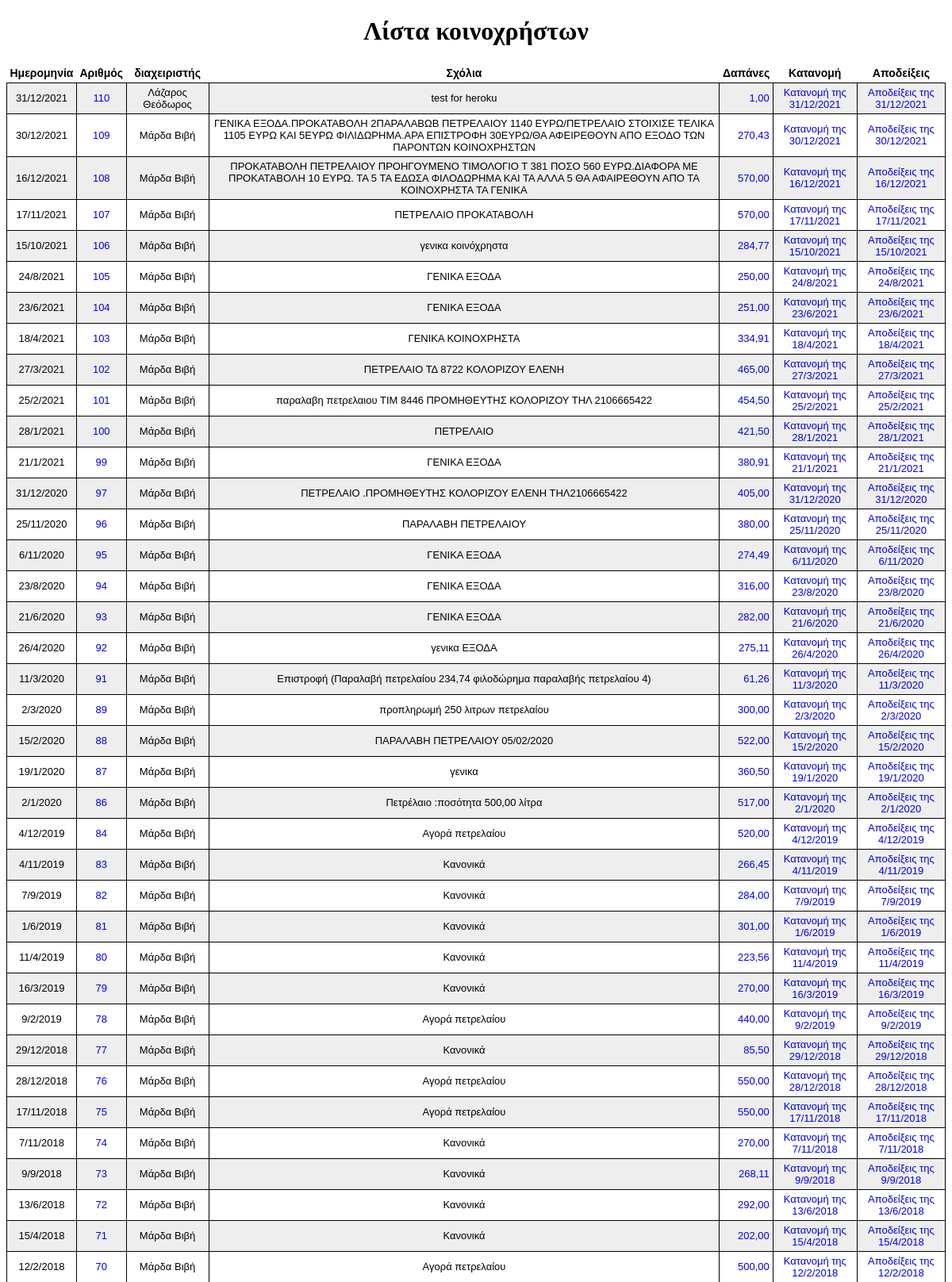
The app's page / (signed in, upper part) with its own data.
### koi/models.py (models this page shows, shortened)
class Koinoxrista(models.Model):
    ekdosi = models.DateField('Ημερομηνία', unique=True)
    diaxeiristis = models.ForeignKey(
        Diaxeiristis, on_delete=models.CASCADE, verbose_name='Διαχειριστής')
    sxolia = models.TextField(verbose_name='Σχόλια')
    url = models.URLField(max_length=200, verbose_name='Αρχεία', default='#')
    published = models.BooleanField(default=False)
    @property
    def ekdosi_gr(self):
        return f'{self.ekdosi.day}/{self.ekdosi.month}/{self.ekdosi.year}'
    def totals(self):
        tval = 0
        for el in self.dapanes_set.values():
            tval += float(el['value'])
        return greek_utils.grnum(tval)
    class Meta:
        ordering = ['-ekdosi', 'id']
        verbose_name = 'Κοινόχρηστα'
        verbose_name_plural = 'Κοινόχρηστα'

class Diaxeiristis(models.Model):
    name = models.CharField(max_length=50, verbose_name='Όνομα')
    date_from = models.DateField(verbose_name='Ημ/νία ανάληψης καθηκόντων')
    SEX_CHOICES = [(1, 'Άντρας'), (2, 'Γυναίκα')]
    sex = models.IntegerField(
        choices=SEX_CHOICES, default=1, verbose_name='Φύλο')
    class Meta:
        unique_together = ['name', 'date_from']
        verbose_name = 'Διαχειριστής'
        verbose_name_plural = 'Διαχειριστές'
    def __str__(self):
        return f'{self.name}'

### koi/views.py (the view)
# urls.py: path('', views.IndexView.as_view(), name='index'),
class IndexView(generic.ListView):
    template_name = 'koi/index.html'
    context_object_name = 'koinoxrista_list'
    def get_queryset(self):
        return mdl.Koinoxrista.objects.filter(published=True).order_by('-ekdosi')

### utils/greek_utils.py (called while the page is built)
def grnum(num):
    if num == 0:
        return ''
    return f'{num:,.2f}'.replace(',', '|').replace('.', ',').replace('|', '.')

### koi/templates/koi/index.html (shortened to what this page needs)
{% load static %}
{% if koinoxrista_list %}
<!DOCTYPE html>
<html>
  <head>
    <link rel="stylesheet" type="text/css" href="{% static 'koi/tbllandscape.css' %}">
  </head>
  <body>
    <h1 align="center"><b>Λίστα κοινοχρήστων</b></h1>
    <table cellspacing="0">
      <tbody>
        <tr>
          <th align="center">Ημερομηνία</th>
          <th align="center">Αριθμός</th>
          <th align="center">διαχειριστής</th>
          <th align="center">Σχόλια</th>
          <th align="center">Δαπάνες</th>
          <th align="center">Κατανομή</th>
          <th align="center">Αποδείξεις</th>
        </tr>
        {% for koin in koinoxrista_list %}
        <tr>
          <td align="center">{{ koin.ekdosi_gr }}</td>
          {% if user.is_authenticated %}
          <td align="center"><a href="{% url 'admin:koi_koinoxrista_change' koin.id %}">{{ koin.id }}</a></td>
          {% else %}
          <td align="center">{{ koin.id }}</td>
          {% endif %}
          <td align="center">{{ koin.diaxeiristis }}</td>
          <td align="center">{{ koin.sxolia }}</td>
          <td align="right"><a href="{% url 'koi:dapanes' koin.id %}">{{ koin.totals }}</a></td>
          <td align="center"><a href="{% url 'koi:katanomi' koin.id %}">Κατανομή της {{ koin.ekdosi_gr }}</a>
          </td>
          {% if user.is_authenticated %}
          <td align="center"><a href="{% url 'koi:apodeijeis' koin.id %}">Αποδείξεις της
              {{ koin.ekdosi_gr }}</a></td>
          {% else %}
          <td align="center"></td>
          {% endif %}
        </tr>
        {% endfor %}
      </tbody>
    </table>
    <br>
    <br>
  </body>
</html>
{% else %}
<p>Δεν υπάρχουν καταχωρημένες κοινόχρηστες δαπάνες</p>
{% endif %}

### koi/static/koi/tbllandscape.css (style rules this page uses)
a:link { text-decoration: none; }
table { font-family: arial, sans-serif; border-collapse: collapse; width: 100%; }
td, th { border: 1px solid #000000; padding: 4px; }
th { font-size: 14px; }
td { font-size: 13px; }
tr:nth-child(even) { background-color: #eeeeee; }
.tableNoOutline td, th { border: 0px solid #000000; padding: 4px; }

### records on screen
Koinoxrista: ekdosi_gr "31/12/2021", id "110", diaxeiristis "Λάζαρος Θεόδωρος", sxolia "test for heroku", totals "1,00"
Koinoxrista: ekdosi_gr "30/12/2021", id "109", diaxeiristis "Μάρδα Βιβή", sxolia "ΓΕΝΙΚΑ ΕΞΟΔΑ.ΠΡΟΚΑΤΑΒΟΛΗ 2ΠΑΡΑΛΑΒΩΒ ΠΕΤΡΕΛΑΙΟΥ 1140 ΕΥΡΩ/ΠΕΤΡΕΛΑΙΟ ΣΤΟΙΧΙΣΕ ΤΕΛΙΚΑ 1105 ΕΥΡΩ ΚΑΙ 5ΕΥΡΩ ΦΙΛΙΔΩΡΗΜΑ.ΑΡΑ ΕΠΙΣΤΡΟΦΗ 30ΕΥΡΩ/ΘΑ ΑΦΕΙΡΕΘΟΥΝ ΑΠΟ ΕΞΟΔΟ ΤΩΝ ΠΑΡΟΝΤΩΝ ΚΟΙΝΟΧΡΗΣΤΩΝ", totals "270,43"
Koinoxrista: ekdosi_gr "16/12/2021", id "108", diaxeiristis "Μάρδα Βιβή", sxolia "ΠΡΟΚΑΤΑΒΟΛΗ ΠΕΤΡΕΛΑΙΟΥ ΠΡΟΗΓΟΥΜΕΝΟ ΤΙΜΟΛΟΓΙΟ Τ 381 ΠΟΣΟ 560 ΕΥΡΩ.ΔΙΑΦΟΡΑ ΜΕ ΠΡΟΚΑΤΑΒΟΛΗ 10 ΕΥΡΩ. ΤΑ 5 ΤΑ ΕΔΩΣΑ ΦΙΛΟΔΩΡΗΜΑ ΚΑΙ ΤΑ ΑΛΛΑ 5 ΘΑ ΑΦΑΙΡΕΘΟΥΝ ΑΠΟ ΤΑ ΚΟΙΝΟΧΡΗΣΤΑ ΤΑ ΓΕΝΙΚΑ", totals "570,00"
Koinoxrista: ekdosi_gr "17/11/2021", id "107", diaxeiristis "Μάρδα Βιβή", sxolia "ΠΕΤΡΕΛΑΙΟ ΠΡΟΚΑΤΑΒΟΛΗ", totals "570,00"
Koinoxrista: ekdosi_gr "15/10/2021", id "106", diaxeiristis "Μάρδα Βιβή", sxolia "γενικα κοινόχρηστα", totals "284,77"
Koinoxrista: ekdosi_gr "24/8/2021", id "105", diaxeiristis "Μάρδα Βιβή", sxolia "ΓΕΝΙΚΑ ΕΞΟΔΑ", totals "250,00"
Koinoxrista: ekdosi_gr "23/6/2021", id "104", diaxeiristis "Μάρδα Βιβή", sxolia "ΓΕΝΙΚΑ ΕΞΟΔΑ", totals "251,00"
Koinoxrista: ekdosi_gr "18/4/2021", id "103", diaxeiristis "Μάρδα Βιβή", sxolia "ΓΕΝΙΚΑ ΚΟΙΝΟΧΡΗΣΤΑ", totals "334,91"
Koinoxrista: ekdosi_gr "27/3/2021", id "102", diaxeiristis "Μάρδα Βιβή", sxolia "ΠΕΤΡΕΛΑΙΟ ΤΔ 8722 ΚΟΛΟΡΙΖΟΥ ΕΛΕΝΗ", totals "465,00"
Koinoxrista: ekdosi_gr "25/2/2021", id "101", diaxeiristis "Μάρδα Βιβή", sxolia "παραλαβη πετρελαιου ΤΙΜ 8446 ΠΡΟΜΗΘΕΥΤΗΣ ΚΟΛΟΡΙΖΟΥ ΤΗΛ 2106665422", totals "454,50"
Koinoxrista: ekdosi_gr "28/1/2021", id "100", diaxeiristis "Μάρδα Βιβή", sxolia "ΠΕΤΡΕΛΑΙΟ", totals "421,50"
Koinoxrista: ekdosi_gr "21/1/2021", id "99", diaxeiristis "Μάρδα Βιβή", sxolia "ΓΕΝΙΚΑ ΕΞΟΔΑ", totals "380,91"
Koinoxrista: ekdosi_gr "31/12/2020", id "97", diaxeiristis "Μάρδα Βιβή", sxolia "ΠΕΤΡΕΛΑΙΟ .ΠΡΟΜΗΘΕΥΤΗΣ ΚΟΛΟΡΙΖΟΥ ΕΛΕΝΗ ΤΗΛ2106665422", totals "405,00"
Koinoxrista: ekdosi_gr "25/11/2020", id "96", diaxeiristis "Μάρδα Βιβή", sxolia "ΠΑΡΑΛΑΒΗ ΠΕΤΡΕΛΑΙΟΥ", totals "380,00"
Koinoxrista: ekdosi_gr "6/11/2020", id "95", diaxeiristis "Μάρδα Βιβή", sxolia "ΓΕΝΙΚΑ ΕΞΟΔΑ", totals "274,49"
Koinoxrista: ekdosi_gr "23/8/2020", id "94", diaxeiristis "Μάρδα Βιβή", sxolia "ΓΕΝΙΚΑ ΕΞΟΔΑ", totals "316,00"
Koinoxrista: ekdosi_gr "21/6/2020", id "93", diaxeiristis "Μάρδα Βιβή", sxolia "ΓΕΝΙΚΑ ΕΞΟΔΑ", totals "282,00"
Koinoxrista: ekdosi_gr "26/4/2020", id "92", diaxeiristis "Μάρδα Βιβή", sxolia "γενικα ΕΞΟΔΑ", totals "275,11"
Koinoxrista: ekdosi_gr "11/3/2020", id "91", diaxeiristis "Μάρδα Βιβή", sxolia "Επιστροφή (Παραλαβή πετρελαίου 234,74 φιλοδώρημα παραλαβής πετρελαίου 4)", totals "61,26"
Koinoxrista: ekdosi_gr "2/3/2020", id "89", diaxeiristis "Μάρδα Βιβή", sxolia "προπληρωμή 250 λιτρων πετρελαίου", totals "300,00"
Koinoxrista: ekdosi_gr "15/2/2020", id "88", diaxeiristis "Μάρδα Βιβή", sxolia "ΠΑΡΑΛΑΒΗ ΠΕΤΡΕΛΑΙΟΥ 05/02/2020", totals "522,00"
Koinoxrista: ekdosi_gr "19/1/2020", id "87", diaxeiristis "Μάρδα Βιβή", sxolia "γενικα", totals "360,50"
Koinoxrista: ekdosi_gr "2/1/2020", id "86", diaxeiristis "Μάρδα Βιβή", sxolia "Πετρέλαιο :ποσότητα 500,00 λίτρα", totals "517,00"
Koinoxrista: ekdosi_gr "4/12/2019", id "84", diaxeiristis "Μάρδα Βιβή", sxolia "Αγορά πετρελαίου", totals "520,00"
Koinoxrista: ekdosi_gr "4/11/2019", id "83", diaxeiristis "Μάρδα Βιβή", sxolia "Κανονικά", totals "266,45"
Koinoxrista: ekdosi_gr "7/9/2019", id "82", diaxeiristis "Μάρδα Βιβή", sxolia "Κανονικά", totals "284,00"
Koinoxrista: ekdosi_gr "1/6/2019", id "81", diaxeiristis "Μάρδα Βιβή", sxolia "Κανονικά", totals "301,00"
Koinoxrista: ekdosi_gr "11/4/2019", id "80", diaxeiristis "Μάρδα Βιβή", sxolia "Κανονικά", totals "223,56"
Koinoxrista: ekdosi_gr "16/3/2019", id "79", diaxeiristis "Μάρδα Βιβή", sxolia "Κανονικά", totals "270,00"
Koinoxrista: ekdosi_gr "9/2/2019", id "78", diaxeiristis "Μάρδα Βιβή", sxolia "Αγορά πετρελαίου", totals "440,00"
Koinoxrista: ekdosi_gr "29/12/2018", id "77", diaxeiristis "Μάρδα Βιβή", sxolia "Κανονικά", totals "85,50"
Koinoxrista: ekdosi_gr "28/12/2018", id "76", diaxeiristis "Μάρδα Βιβή", sxolia "Αγορά πετρελαίου", totals "550,00"
Koinoxrista: ekdosi_gr "17/11/2018", id "75", diaxeiristis "Μάρδα Βιβή", sxolia "Αγορά πετρελαίου", totals "550,00"
Koinoxrista: ekdosi_gr "7/11/2018", id "74", diaxeiristis "Μάρδα Βιβή", sxolia "Κανονικά", totals "270,00"
Koinoxrista: ekdosi_gr "9/9/2018", id "73", diaxeiristis "Μάρδα Βιβή", sxolia "Κανονικά", totals "268,11"
Koinoxrista: ekdosi_gr "13/6/2018", id "72", diaxeiristis "Μάρδα Βιβή", sxolia "Κανονικά", totals "292,00"
Koinoxrista: ekdosi_gr "15/4/2018", id "71", diaxeiristis "Μάρδα Βιβή", sxolia "Κανονικά", totals "202,00"
Koinoxrista: ekdosi_gr "12/2/2018", id "70", diaxeiristis "Μάρδα Βιβή", sxolia "Αγορά πετρελαίου", totals "500,00"
